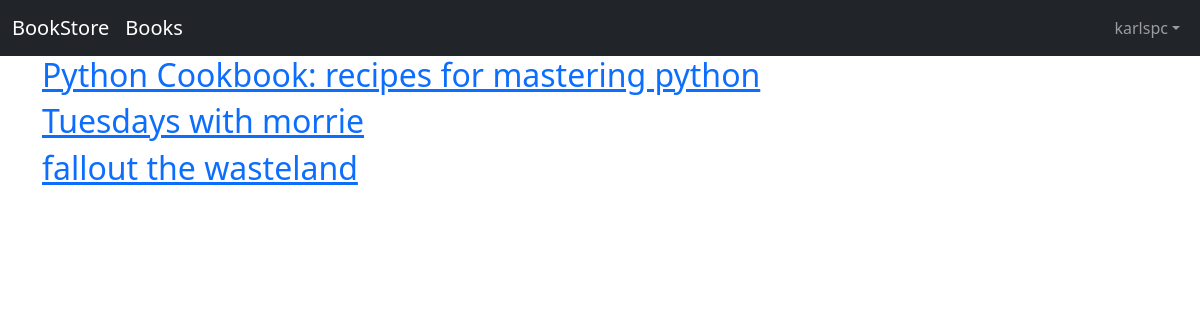
/books/ (signed in), run on the app's committed database.
### accounts/models.py (models this page shows)
class CustomUser(AbstractUser):
    age = models.PositiveBigIntegerField(null=True, blank = True)

### books/models.py (models this page shows, shortened)
class Book(models.Model):
    id = models.UUIDField(primary_key=True,
        default=uuid.uuid4,
        editable=False)
    title = models.CharField(max_length=200)
    author = models.CharField(max_length=200)
    price = models.DecimalField(max_digits=6, decimal_places=2)
    date_publication = models.DateField(blank=True, null=True)
    cover = models.ImageField(upload_to='covers/', blank=True)
    def get_absolute_url(self):
        return reverse('book_detail', args=[str(self.id)])

### books/views.py (the view)
# urls.py: path('', BookListView.as_view(), name='book_list'),
class BookListView(ListView):
    model = Book
    context_object_name = 'book_list'
    template_name = 'books.book_list.html'

### templates/books/book_list.html (shortened to what this page needs)
{% extends 'base.html' %}
{% block content %}
 {% for book in object_list %}
 <div>
    <h2><a href="{{ book.get_absolute_url }}">{{ book.title }}</a></h2>
 </div>
 {% endfor %}
{% endblock content %}

### templates/base.html (shortened to what this page needs)
{% load static %}
<!doctype html>
<html lang="en">
  <head>
    <link href="https://cdn.jsdelivr.net/npm/bootstrap@5.0.2/dist/css/bootstrap.min.css" rel="stylesheet">
  </head>
  <body>
    <nav class="navbar navbar-expand-lg navbar-dark bg-dark">
      <div class="container-fluid">
        <a class="navbar-brand" href="{% url 'home' %}">BookStore</a>
		    <a class="navbar-brand" href="{% url 'book_list' %}">Books</a>
        <div class="collapse navbar-collapse" id="navbarSupportedContent">
          {% if user.is_authenticated %}
          <ul class="nav navbar-nav ms-auto">
            <li class="nav-item dropdown">
                <a href="#" class="nav-link dropdown-toggle" data-bs-toggle="dropdown">{{user.username}}</a>
            </li>
        </ul>
      {% endif %}
      </div>
    </nav>
  <div class="container">
        {% block content %}
        {% endblock content %}
  </div>
  </body>
</html>

### data on the page
CustomUser: username "karlspc"
Book: title "Python Cookbook: recipes for mastering python"
Book: title "Tuesdays with morrie"
Book: title "fallout the wasteland"
